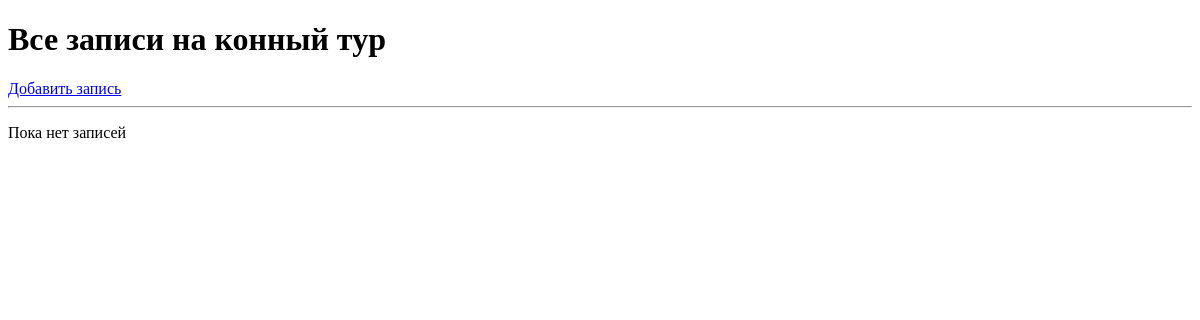
Before: /booking/ with the older database file.
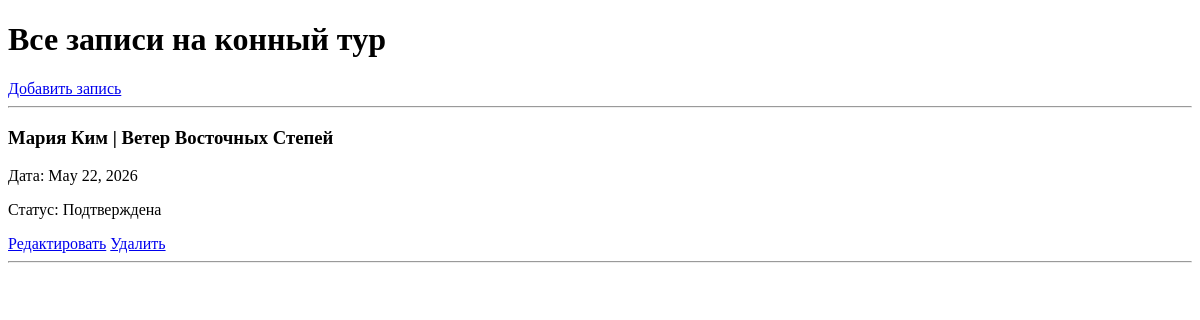
After: the same page with the newer database file.
### booking/models.py (models this page shows, shortened)
class Booking(models.Model):
    STATUS_CHOICES = [
        ('pending', 'Ожидание подтверждения'),
        ('confirmed', 'Подтверждена'),
        ('cancelled', 'Отменена'),
    ]
    person = models.ForeignKey(
        Person,
        on_delete=models.CASCADE,
        verbose_name="Клиент",
        related_name="bookings"
    )
    company = models.ForeignKey(
        TourCompany,
        on_delete=models.CASCADE,
        verbose_name="Тур-компания",
        related_name="bookings"
    )
    service = models.ForeignKey(
        Service,
        on_delete=models.CASCADE,
        verbose_name="Услуга",
        related_name="bookings"
    )
    booking_date = models.DateField(verbose_name="Дата тура")
    status = models.CharField(
        max_length=20,
        choices=STATUS_CHOICES,
        default='pending',
        verbose_name="Статус"
    )
    comment = models.TextField(blank=True, null=True, verbose_name="Комментарий")
    created_at = models.DateTimeField(auto_now_add=True, verbose_name="Дата создания")

### horse_tours/models.py (models this page shows, shortened)
class Person(models.Model):
    name = models.CharField(max_length=100, verbose_name="Имя клиента")
    phone = models.CharField(max_length=20, verbose_name="Телефон")

class TourCompany(models.Model):
    name = models.CharField(max_length=200, verbose_name="Название компании")
    description = models.TextField(verbose_name="Описание")

### booking/views.py (the view)
# urls.py: path('', views.booking_list, name='booking_list'),
def booking_list(request):
    bookings = Booking.objects.all()
    return render(request, 'booking/booking_list.html', {'bookings': bookings})

### booking/templates/booking/booking_list.html (shortened to what this page needs)
<!DOCTYPE html>
<html>
<head>
</head>
<body>
    <h1>Все записи на конный тур</h1>
    <a href="{% url 'booking_create' %}">Добавить запись</a>
    <hr>
    {% for b in bookings %}
        <div>
            <h3>{{ b.person.name }} | {{ b.company.name }}</h3>
            <p>Дата: {{ b.booking_date }}</p>
            <p>Статус: {{ b.get_status_display }}</p>
            <a href="{% url 'booking_update' b.id %}">Редактировать</a>
            <a href="{% url 'booking_delete' b.id %}">Удалить</a>
            <hr>
        </div>
    {% empty %}
        <p>Пока нет записей</p>
    {% endfor %}
</body>
</html>

Changed rows visible on the page:
added Booking: person.name "Мария Ким", company.name "Ветер Восточных Степей", booking_date "May 22, 2026", status "Подтверждена"
Other visible differences:
text no longer shown: "Пока нет записей"
